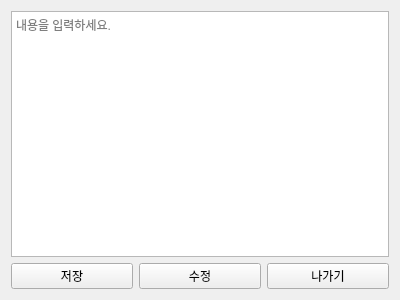
<?xml version="1.0" encoding="UTF-8"?>
<ui version="4.0">
 <class>widget</class>
 <widget class="QWidget" name="widget">
  <property name="geometry">
   <rect>
    <x>0</x>
    <y>0</y>
    <width>400</width>
    <height>300</height>
   </rect>
  </property>
  <property name="windowTitle">
   <string>Form</string>
  </property>
  <layout class="QGridLayout" name="gridLayout">
   <item row="0" column="0" colspan="3">
    <widget class="QTextEdit" name="textEdit">
     <property name="html">
      <string>&lt;!DOCTYPE HTML PUBLIC &quot;-//W3C//DTD HTML 4.0//EN&quot; &quot;http://www.w3.org/TR/REC-html40/strict.dtd&quot;&gt;
&lt;html&gt;&lt;head&gt;&lt;meta name=&quot;qrichtext&quot; content=&quot;1&quot; /&gt;&lt;meta charset=&quot;utf-8&quot; /&gt;&lt;style type=&quot;text/css&quot;&gt;
p, li { white-space: pre-wrap; }
hr { height: 1px; border-width: 0; }
li.unchecked::marker { content: &quot;\2610&quot;; }
li.checked::marker { content: &quot;\2612&quot;; }
&lt;/style&gt;&lt;/head&gt;&lt;body style=&quot; font-family:'.AppleSystemUIFont'; font-size:13pt; font-weight:400; font-style:normal;&quot;&gt;
&lt;p style=&quot;-qt-paragraph-type:empty; margin-top:0px; margin-bottom:0px; margin-left:0px; margin-right:0px; -qt-block-indent:0; text-indent:0px;&quot;&gt;&lt;br /&gt;&lt;/p&gt;&lt;/body&gt;&lt;/html&gt;</string>
     </property>
     <property name="placeholderText">
      <string>내용을 입력하세요.</string>
     </property>
    </widget>
   </item>
   <item row="1" column="0">
    <widget class="QPushButton" name="pushButton">
     <property name="text">
      <string>저장</string>
     </property>
    </widget>
   </item>
   <item row="1" column="1">
    <widget class="QPushButton" name="pushButton_2">
     <property name="text">
      <string>수정</string>
     </property>
    </widget>
   </item>
   <item row="1" column="2">
    <widget class="QPushButton" name="pushButton_3">
     <property name="text">
      <string>나가기</string>
     </property>
    </widget>
   </item>
  </layout>
 </widget>
 <resources/>
 <connections/>
</ui>
